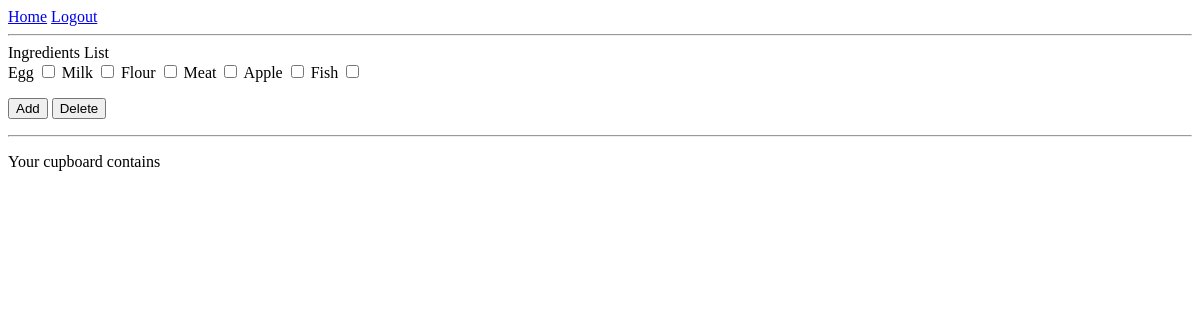
The page /ingredients/susan (signed in) on the database as committed earlier.
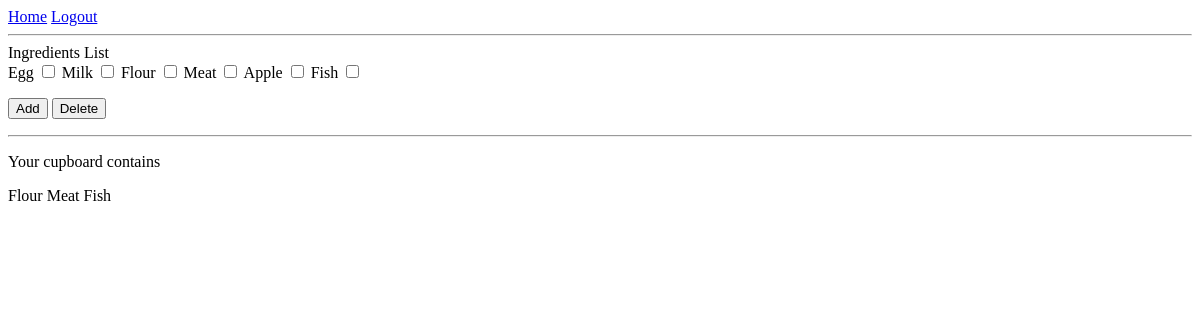
The same page on the database as committed later.
### app/models.py (models this page shows)
class Cupboard(db.Model):
    id = db.Column(db.Integer, primary_key=True)
    user_id = db.Column(db.Integer, db.ForeignKey('user.id'))
    ingred = db.Column(db.Integer, db.ForeignKey('ingredients.id'))
    quantity = db.Column(db.Integer)

class Ingredients(db.Model):
    id = db.Column(db.Integer, primary_key=True)
    ing_name = db.Column(db.String(64), index=True, unique=True)
    cupboard = db.relationship('Cupboard', backref='ingredient', lazy=True)

### app/routes.py (the view, shortened to what this page needs)
@app.route('/ingredients/<username>', methods=['POST', 'GET'])
@login_required
def ingredients(username):
    user = User.query.filter_by(username=username).first()
    form = AddDeleteForm()
    cupboard = Cupboard.query.filter_by(user_id=user.id)
    return render_template('ingredients.html',form=form, cupboard=cupboard)

### app/forms.py
class AddDeleteForm(FlaskForm):
    results = Ingredients.query.all()
    ing_list = [(x.id, x.ing_name) for x in results]
    example = MultiCheckboxField('Label', choices=ing_list, coerce=int)
    submit1 = SubmitField('Add')
    submit2 = SubmitField('Delete')

### app/models.py (called while the page is built)
@login.user_loader
def load_user(id):
    return User.query.get(int(id))

### app/templates/ingredients.html (shortened to what this page needs)
{% extends "base.html" %}
{%  block content %}
    Ingredients List
<form action="" method="post">
{% with test = form.example %}
    {% for field in test %}
        {{ field.label(class_='checkbox-inline') }}
        {{ field }}
    {% endfor %}
{% endwith %}
<p>{{ form.submit1() }} {{ form.submit2() }}</p>
    </form>
<hr>
    <p> Your cupboard contains</p>
    {% if cupboard %}
    {% for item in cupboard %}
        {{ item.ingredient.ing_name }}
    {% endfor %}
    {% endif %}
{% endblock %}

### app/templates/base.html (shortened to what this page needs)
<!DOCTYPE html>
<html lang="en">
<head>
</head>
<body>
 <div>
        <a href="{{ url_for('index') }}">Home</a>
        {% if current_user.is_anonymous %}
        <a href="{{ url_for('login') }}">Login</a>
        {% else %}
        <a href="{{ url_for('logout') }}">Logout</a>
        {% endif %}
 </div>
<hr>
{% block content %} {% endblock %}
</body>
</html>

Rows that differ between the two databases and show on the page:
added Cupboard: ingredient.ing_name "Flour"
added Cupboard: ingredient.ing_name "Meat"
added Cupboard: ingredient.ing_name "Fish"
